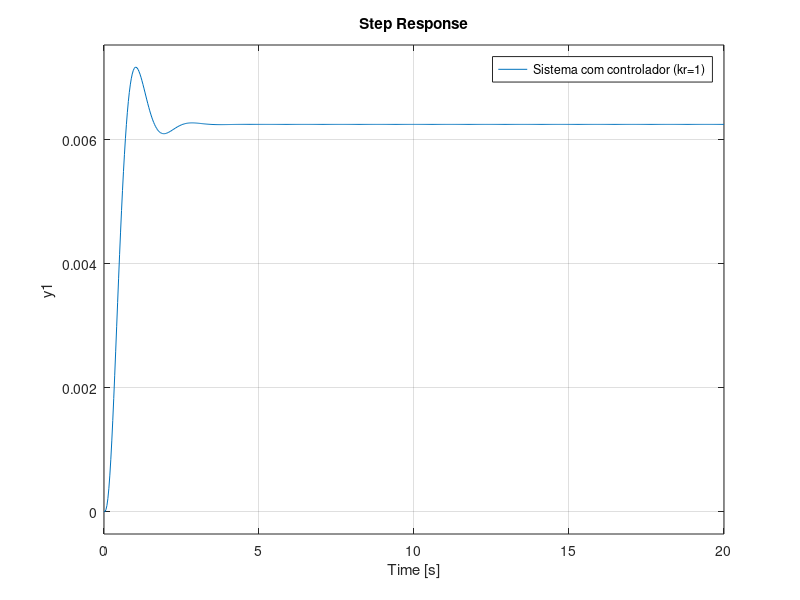

This chart was generated by the following MATLAB code:
clear;
clc;
close all;

%Declaração da planta
A=[0 1 0;0 0 1;0 -2 -3];
B=[0 0 1]';
C=[1 0 0];
D=0;
sysMA=ss(A, B, C, D);

%Matriz de controlabilidade
M=ctrb(A, B)
%Posto da matriz de controlabilidade
rank(M)

%Polos de MF desejados
polosMF=[-2+j*2*sqrt(3) -2-j*2*sqrt(3) -10];
%Projeto do vetor de ganhos K do controlador
K=acker(A, B, polosMF)

%Sistema controlado em MF com kr=1
Amfc=A-B*K;
Bmfc=B;
Cmfc=C;
Dmfc=D;
sysMFc=ss(Amfc, Bmfc, Cmfc, Dmfc);

%Cálculo de kr
GanhoCC=dcgain(sysMFc) ;
kr=1/GanhoCC
% kr=1


%Sistema controlado em MF com kr ajustado
Amfca=A-B*K;
Bmfca=B*kr;
Cmfca=C;
Dmfca=D;
sysMFca=ss(Amfca, Bmfca, Cmfca, Dmfca);

%Sistema em MF sem controlador
Amf=A-B*C;
Bmf=B;
Cmf=C;
Dmf=D;
sysMF=ss(Amf,Bmf,Cmf,Dmf);

%Resposta ao degrau em malha fechada
figure;
subplot(2,1,1);
step(sysMF, 20);
hold;
step(sysMFca, 20) ;
legend ('Sistema sem controlador', 'Sistema com controlador (kr=160)');
subplot(2,1,2);
step(sysMFc, 20)
legend ('Sistema com controlador (kr=1)');